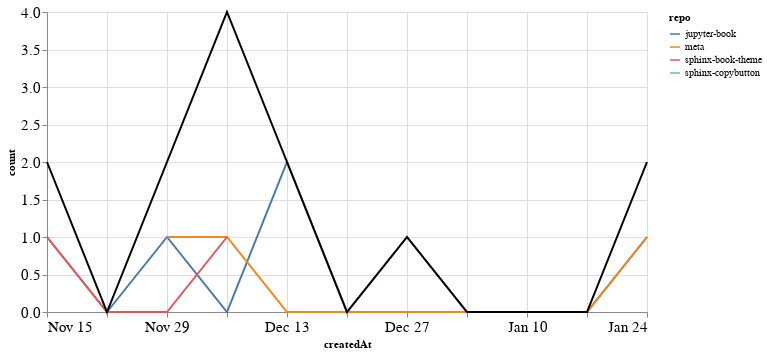

Notebook cell for this chart:
### Markdown cell above
### PRs

### Code cell
prs_time = prs.groupby('repo').resample('W', on='createdAt').count()['author'].reset_index()
prs_time = prs_time.rename(columns={'author': 'count'})
prs_time_total = prs_time.groupby('createdAt').agg({"count": "sum"}).reset_index()

ch1 = alt.Chart(prs_time, width=600).mark_line().encode(
    x='createdAt',
    y='count',
    color='repo',
    tooltip="repo"
)

ch2 = alt.Chart(prs_time_total, width=600).mark_line(color="black").encode(
    x='createdAt',
    y='count',
)

ch1 + ch2

### Figure 1 — Vega-Lite specification as saved in the notebook (floating-point values rounded to 4 significant figures)
{"config": {"axisLeft": {"labelFontSize": 15}, "axisBottom": {"labelFontSize": 15}}, "layer": [{"data": {"name": "data-96074c5c39c338a7c7cbe095468100ec"}, "mark": "line", "encoding": {"color": {"type": "nominal", "field": "repo"}, "tooltip": {"type": "nominal", "field": "repo"}, "x": {"type": "temporal", "field": "createdAt"}, "y": {"type": "quantitative", "field": "count"}}, "width": 600}, {"data": {"name": "data-b32c411d43a592ac24535f3f7c6b3cfa"}, "mark": {"type": "line", "color": "black"}, "encoding": {"x": {"type": "temporal", "field": "createdAt"}, "y": {"type": "quantitative", "field": "count"}}, "width": 600}], "$schema": "https://vega.github.io/schema/vega-lite/v4.8.1.json", "datasets": {"data-96074c5c39c338a7c7cbe095468100ec": [{"repo": "jupyter-book", "createdAt": "2020-11-15T00:00:00", "count": 1}, {"repo": "jupyter-book", "createdAt": "2020-11-22T00:00:00", "count": 0}, {"repo": "jupyter-book", "createdAt": "2020-11-29T00:00:00", "count": 1}, {"repo": "jupyter-book", "createdAt": "2020-12-06T00:00:00", "count": 0}, {"repo": "jupyter-book", "createdAt": "2020-12-13T00:00:00", "count": 2}, {"repo": "jupyter-book", "createdAt": "2020-12-20T00:00:00", "count": 0}, {"repo": "jupyter-book", "createdAt": "2020-12-27T00:00:00", "count": 1}, {"repo": "jupyter-book", "createdAt": "2021-01-03T00:00:00", "count": 0}, {"repo": "jupyter-book", "createdAt": "2021-01-10T00:00:00", "count": 0}, {"repo": "jupyter-book", "createdAt": "2021-01-17T00:00:00", "count": 0}, {"repo": "jupyter-book", "createdAt": "2021-01-24T00:00:00", "count": 1}, {"repo": "meta", "createdAt": "2020-11-29T00:00:00", "count": 1}, {"repo": "meta", "createdAt": "2020-12-06T00:00:00", "count": 1}, {"repo": "meta", "createdAt": "2020-12-13T00:00:00", "count": 0}, {"repo": "meta", "createdAt": "2020-12-20T00:00:00", "count": 0}, {"repo": "meta", "createdAt": "2020-12-27T00:00:00", "count": 0}, {"repo": "meta", "createdAt": "2021-01-03T00:00:00", "count": 0}, {"repo": "meta", "createdAt": "2021-01-10T00:00:00", "count": 0}, {"repo": "meta", "createdAt": "2021-01-17T00:00:00", "count": 0}, {"repo": "meta", "createdAt": "2021-01-24T00:00:00", "count": 1}, {"repo": "sphinx-book-theme", "createdAt": "2020-11-15T00:00:00", "count": 1}, {"repo": "sphinx-book-theme", "createdAt": "2020-11-22T00:00:00", "count": 0}, {"repo": "sphinx-book-theme", "createdAt": "2020-11-29T00:00:00", "count": 0}, {"repo": "sphinx-book-theme", "createdAt": "2020-12-06T00:00:00", "count": 1}, {"repo": "sphinx-copybutton", "createdAt": "2020-12-06T00:00:00", "count": 2}], "data-b32c411d43a592ac24535f3f7c6b3cfa": [{"createdAt": "2020-11-15T00:00:00", "count": 2}, {"createdAt": "2020-11-22T00:00:00", "count": 0}, {"createdAt": "2020-11-29T00:00:00", "count": 2}, {"createdAt": "2020-12-06T00:00:00", "count": 4}, {"createdAt": "2020-12-13T00:00:00", "count": 2}, {"createdAt": "2020-12-20T00:00:00", "count": 0}, {"createdAt": "2020-12-27T00:00:00", "count": 1}, {"createdAt": "2021-01-03T00:00:00", "count": 0}, {"createdAt": "2021-01-10T00:00:00", "count": 0}, {"createdAt": "2021-01-17T00:00:00", "count": 0}, {"createdAt": "2021-01-24T00:00:00", "count": 2}]}}
